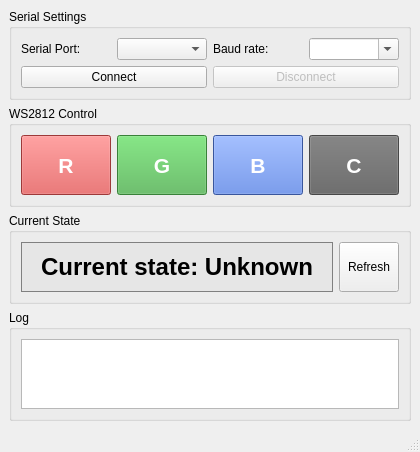
<?xml version="1.0" encoding="UTF-8"?>
<ui version="4.0">
 <class>MainWindow</class>
 <widget class="QMainWindow" name="MainWindow">
  <property name="geometry">
   <rect>
    <x>0</x>
    <y>0</y>
    <width>420</width>
    <height>428</height>
   </rect>
  </property>
  <property name="windowTitle">
   <string>Host Application</string>
  </property>
  <widget class="QWidget" name="centralwidget">
   <layout class="QVBoxLayout" name="verticalLayout">
    <item>
     <widget class="QGroupBox" name="groupBoxSerial">
      <property name="title">
       <string>Serial Settings</string>
      </property>
      <layout class="QGridLayout" name="gridLayout">
       <item row="0" column="0">
        <widget class="QLabel" name="labelPort">
         <property name="text">
          <string>Serial Port:</string>
         </property>
        </widget>
       </item>
       <item row="0" column="1">
        <widget class="QComboBox" name="comboBoxPort"/>
       </item>
       <item row="0" column="2">
        <widget class="QLabel" name="labelBaud">
         <property name="text">
          <string>Baud rate:</string>
         </property>
        </widget>
       </item>
       <item row="0" column="3">
        <widget class="QComboBox" name="comboBoxBaud">
         <property name="editable">
          <bool>true</bool>
         </property>
        </widget>
       </item>
       <item row="1" column="0" colspan="2">
        <widget class="QPushButton" name="pushButtonConnect">
         <property name="text">
          <string>Connect</string>
         </property>
        </widget>
       </item>
       <item row="1" column="2" colspan="2">
        <widget class="QPushButton" name="pushButtonDisconnect">
         <property name="enabled">
          <bool>false</bool>
         </property>
         <property name="text">
          <string>Disconnect</string>
         </property>
        </widget>
       </item>
      </layout>
     </widget>
    </item>
    <item>
     <widget class="QGroupBox" name="groupBoxControl">
      <property name="title">
       <string>WS2812 Control</string>
      </property>
      <layout class="QGridLayout" name="gridLayout_2">
       <item row="0" column="0">
        <widget class="QPushButton" name="pushButtonR">
         <property name="minimumSize">
          <size>
           <width>80</width>
           <height>60</height>
          </size>
         </property>
         <property name="styleSheet">
          <string notr="true">background-color: rgb(220, 80, 80); color: white; font: bold 16pt;</string>
         </property>
         <property name="text">
          <string>R</string>
         </property>
        </widget>
       </item>
       <item row="0" column="1">
        <widget class="QPushButton" name="pushButtonG">
         <property name="minimumSize">
          <size>
           <width>80</width>
           <height>60</height>
          </size>
         </property>
         <property name="styleSheet">
          <string notr="true">background-color: rgb(80, 180, 80); color: white; font: bold 16pt;</string>
         </property>
         <property name="text">
          <string>G</string>
         </property>
        </widget>
       </item>
       <item row="0" column="2">
        <widget class="QPushButton" name="pushButtonB">
         <property name="minimumSize">
          <size>
           <width>80</width>
           <height>60</height>
          </size>
         </property>
         <property name="styleSheet">
          <string notr="true">background-color: rgb(80, 120, 220); color: white; font: bold 16pt;</string>
         </property>
         <property name="text">
          <string>B</string>
         </property>
        </widget>
       </item>
       <item row="0" column="3">
        <widget class="QPushButton" name="pushButtonC">
         <property name="minimumSize">
          <size>
           <width>80</width>
           <height>60</height>
          </size>
         </property>
         <property name="styleSheet">
          <string notr="true">background-color: rgb(100, 100, 100); color: white; font: bold 16pt;</string>
         </property>
         <property name="text">
          <string>C</string>
         </property>
        </widget>
       </item>
      </layout>
     </widget>
    </item>
    <item>
     <widget class="QGroupBox" name="groupBoxStatus">
      <property name="title">
       <string>Current State</string>
      </property>
      <layout class="QHBoxLayout" name="horizontalLayoutStatus">
       <item>
        <widget class="QLabel" name="labelStatus">
         <property name="minimumSize">
          <size>
           <width>0</width>
           <height>50</height>
          </size>
         </property>
         <property name="styleSheet">
          <string notr="true">background-color: rgb(230, 230, 230); border: 1px solid gray; font: bold 18pt;</string>
         </property>
         <property name="text">
          <string>Current state: Unknown</string>
         </property>
         <property name="alignment">
          <set>Qt::AlignmentFlag::AlignCenter</set>
         </property>
        </widget>
       </item>
       <item>
        <widget class="QPushButton" name="pushButtonRefresh">
         <property name="minimumSize">
          <size>
           <width>50</width>
           <height>50</height>
          </size>
         </property>
         <property name="maximumSize">
          <size>
           <width>60</width>
           <height>16777215</height>
          </size>
         </property>
         <property name="text">
          <string>Refresh</string>
         </property>
        </widget>
       </item>
      </layout>
     </widget>
    </item>
    <item>
     <widget class="QGroupBox" name="groupBoxLog">
      <property name="title">
       <string>Log</string>
      </property>
      <layout class="QVBoxLayout" name="verticalLayout_3">
       <item>
        <widget class="QTextBrowser" name="textBrowserLog">
         <property name="maximumSize">
          <size>
           <width>16777215</width>
           <height>80</height>
          </size>
         </property>
        </widget>
       </item>
      </layout>
     </widget>
    </item>
   </layout>
  </widget>
  <widget class="QStatusBar" name="statusbar"/>
 </widget>
 <resources/>
 <connections/>
</ui>
